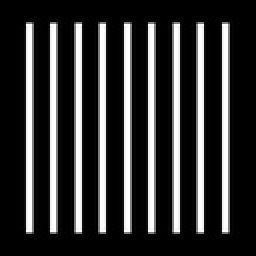
%> input picture OLIVA_DIPExam2/stripe.jpg, 128 x 128 px, shrunk from 256 x 256 before the run (shown 2 times larger)
$ octave Exam2_Prob1.m   (GNU Octave 9; MATLAB toolbox functions it lacks are replaced by stand-ins)
%> lines starting %> are read from the running program, lines starting %| are printed output that depends on the picture; in (x1, y1, x2, y2) boxes, pixels count from 0 and x2, y2 are one past the last pixel; in counts of white or black regions, pixels touching at a corner belong together; the program's own positions count from 1
%% Oliva, Pamela Camille E.
%  2009 - 11797
%  CoE 123 Exam 2

%%  PROBLEM # 1                                                             % may take time to simulate
                                                                            % due to a number of for loops
%%

% Read image
stripe = imread('stripe.jpg');
%> stripe is the input picture: size 128x128 uint8; min 0, max 255, mean 51.8
stripe = im2double(stripe);
%> stripe: size 128x128 double
[m,n] = size(stripe);
%> m = 128; n = 128


%% Arithmetic Mean Filter

% 3x3
A = imfilter(stripe, ones([3,3]))/(3*3);

% 7x7
B = imfilter(stripe, ones([7,7]))/(7*7);
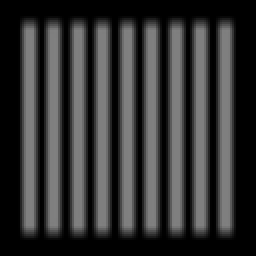
%> B: size 128x128 double (shown 2 times larger); min 0, max 0.503, mean 0.203

% 9x9
C = imfilter(stripe, ones([9,9]))/(9*9);
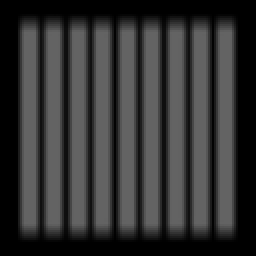
%> C: size 128x128 double (shown 2 times larger); min 0, max 0.392, mean 0.203

%% Geometric Mean
%  3x3

% Initialize variables:
window_size = 3;

% Distance from center pixel
radius = floor(window_size/2);

% Boundary pixels will not be filtered. Zero padding only.
margin = radius + 1;
D3 = zeros([m,n]);

for i = margin : m-margin                                                   % Scan whole image except boundary
    for j = margin : n-margin
    window = stripe( i-radius : i+radius, j-radius : j+radius );
    vector = reshape(window, 9, 1);                                         % 2nd parameter of rename()
                                                                            %  should not be a variable
    % Multiply all elements in the subwindow.  Get 9th root.
    D3(i, j) = geomean(vector);                                             % Has to convert matrix to vector
                                                                            % because geomean only operates per column of matrix

                                                                            % UPDATE! no need for vector, can do
    end                                                                     %         with geomean(geomean(window))
end

%% Geometric Mean
%  7x7:

% Initialization
window_size = 7;
radius = floor(window_size/2);
margin = radius + 1;

D7 = zeros([m,n]);


for i = margin : m-margin
    for j = margin : n-margin
    window = stripe( i-radius : i+radius, j-radius : j+radius );
    vector = reshape(window, 49, 1);

    % Multiply all elements in the subwindow.  Get 49th root.
    D7(i, j) = geomean(vector);

    end
end
%> D7: size 128x128 double; every value is 0


%% Geometric Mean
%  9x9:

% Initialization
window_size = 9;
radius = floor(window_size/2);
margin = radius + 1;

D9 = zeros([m,n]);

for i = margin : m-margin
    for j = margin : n-margin
    window = stripe( i-radius : i+radius, j-radius : j+radius );
    vector = reshape(window, 81, 1);

    % Multiply all elements in the subwindow.  Get 81st root.
    D9(i, j) = geomean(vector);

    end
end


%% Contraharmonic Filter (Q = 1)
%  3x3

window_size = 3;
radius = floor(window_size/2);
margin = radius + 1;

E3 = zeros([m,n]);


for i = margin : m-margin
    for j = margin : n-margin
    window = stripe( i-radius : i+radius, j-radius : j+radius );

    % [(a^2) + (b^2) + (c^2)] divided by [a+b+c]
    numerator   = sum(sum( (window.^2) ));
    denominator = sum(sum(  window     ));
    E3(i, j) = numerator/denominator;                                       % Can have 0/0

    end
end
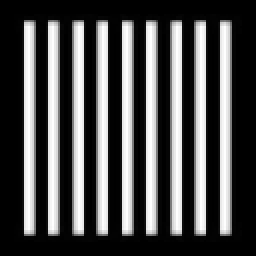
%> E3: size 128x128 double (shown 2 times larger); 24.91% of the values are NaN or infinite; the others: min 0, max 0.982, mean 0.4; drawn with min black, max white, NaN and infinite black

E3(isnan(E3)) = 0;                                                          % Find NaN values, replace with ZERO

%% Contraharmonic Filter (Q = 1)
%  7x7

window_size = 7;
radius = floor(window_size/2);
margin = radius + 1;

E7 = zeros([m,n]);


for i = margin : m-margin
    for j = margin : n-margin
    window = stripe( i-radius : i+radius, j-radius : j+radius );

    % [(a^2) + (b^2) + (c^2)] divided by [a+b+c]
    numerator   = sum(sum( (window.^2) ));
    denominator = sum(sum(  window     ));
    E7(i, j) = numerator/denominator;

    end
end
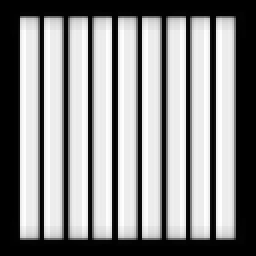
%> E7: size 128x128 double (shown 2 times larger); 7.17% of the values are NaN or infinite; the others: min 0, max 0.964, mean 0.563; drawn with min black, max white, NaN and infinite black

E7(isnan(E7)) = 0;
%> E7: size 128x128 double; 7.17% of pixels changed, all inside (x1, y1, x2, y2) = (3, 3, 124, 124)

%% Contraharmonic Filter (Q = 1)
%  9x9

window_size = 9;
radius = floor(window_size/2);
margin = radius + 1;

E9 = zeros([m,n]);


for i = margin : m-margin
    for j = margin : n-margin
    window = stripe( i-radius : i+radius, j-radius : j+radius );

    % [(a^2) + (b^2) + (c^2)] divided by [a+b+c]
    numerator   = sum(sum( (window.^2) ));
    denominator = sum(sum(  window     ));
    E9(i, j) = numerator/denominator;

    end
end
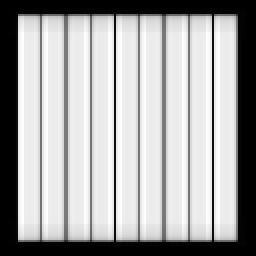
%> E9: size 128x128 double (shown 2 times larger); 2.17% of the values are NaN or infinite; the others: min 0, max 0.964, mean 0.649; drawn with min black, max white, NaN and infinite black

E9(isnan(E9)) = 0;
%> E9: size 128x128 double; 2.17% of pixels changed, all inside (x1, y1, x2, y2) = (4, 18, 123, 110)
%% Harmonic Mean Filter (Contraharmonic with Q = -1)
%  3x3

window_size = 3;
radius = floor(window_size/2);
margin = radius + 1;

F3 = zeros([m,n]);


for i = margin : m-margin
    for j = margin : n-margin
    window = stripe( i-radius : i+radius, j-radius : j+radius );

    % Reciprocal all elements. Sum up. (Windowsize^2) / Sum.
    F3(i, j) = harmmean(harmmean(window));

    end
end
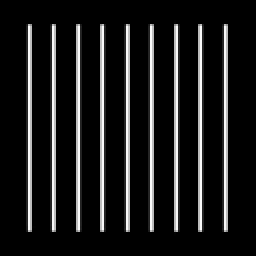
%> F3: size 128x128 double (shown 2 times larger); min 0, max 0.981, mean 0.106

%% Harmonic Mean Filter
%  7x7

window_size = 7;
radius = floor(window_size/2);
margin = radius + 1;

F7 = zeros([m,n]);


for i = margin : m-margin
    for j = margin : n-margin
    window = stripe( i-radius : i+radius, j-radius : j+radius );

    % Reciprocal all elements. Sum up. (Windowsize^2) / Sum.
    F7(i, j) = harmmean(harmmean(window));

    end
end

%% Harmonic Mean Filter (Contraharmonic with Q = -1)
%  9x9

window_size = 9;
radius = floor(window_size/2);
margin = radius + 1;

F9 = zeros([m,n]);


for i = margin : m-margin
    for j = margin : n-margin
    window = stripe( i-radius : i+radius, j-radius : j+radius );

    % Reciprocal all elements. Sum up. (Windowsize^2) / Sum.
    F9(i, j) = harmmean(harmmean(window));                                  % Harmonic mean of any subwindows with
                                                                            % zero is zero since 1/0 is undefined
    end                                                                     % harmmean() may not have zero correction
end

%% Median Filter

G3 = medfilt2(stripe, [3 3]);
G7 = medfilt2(stripe, [7 7]);
G9 = medfilt2(stripe, [9 9]);
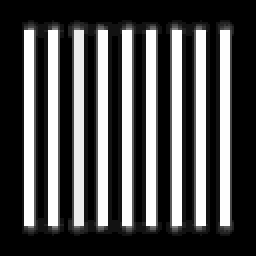
%> G9: size 128x128 double (shown 2 times larger); min 0, max 0.0549, mean 0.0166; drawn with min black and max white


%% Display images

figure, imshow(stripe), title('Problem 1: Original Image');
figure, imshow(A), title('3x3 Arithmetic Mean Filter');
figure, imshow(B), title('7x7 Arithmetic Mean Filter');
figure, imshow(C), title('9x9 Arithmetic Mean Filter');
figure, imshow(D3), title('3x3 Geometric Mean Filter');
figure, imshow(D7), title('7x7 Geometric Mean Filter');
figure, imshow(D9), title('9x9 Geometric Mean Filter');
figure, imshow(E3), title('3x3 Contraharmonic Mean Filter');
figure, imshow(E7), title('7x7 Contraharmonic Mean Filter');
figure, imshow(E9), title('9x9 Contraharmonic Mean Filter');
figure, imshow(F3), title('3x3 Harmonic Mean Filter');
figure, imshow(F7), title('7x7 Harmonic Mean Filter');
figure, imshow(F9), title('9x9 Harmonic Mean Filter');
figure, imshow(G3), title('3x3 Median Filter');
figure, imshow(G7), title('7x7 Median Filter');
figure, imshow(G9), title('9x9 Median Filter');
